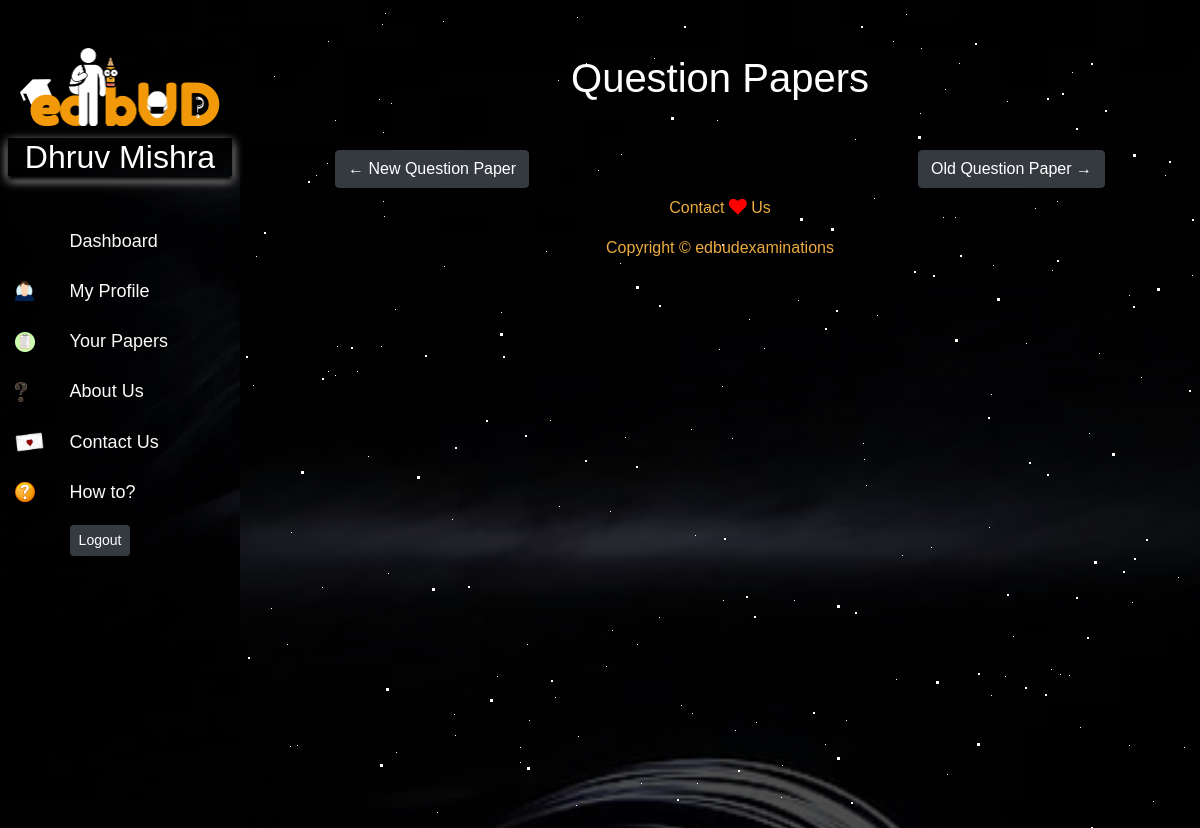
The app's page /userprofile/allquestion/ (signed in), older data.
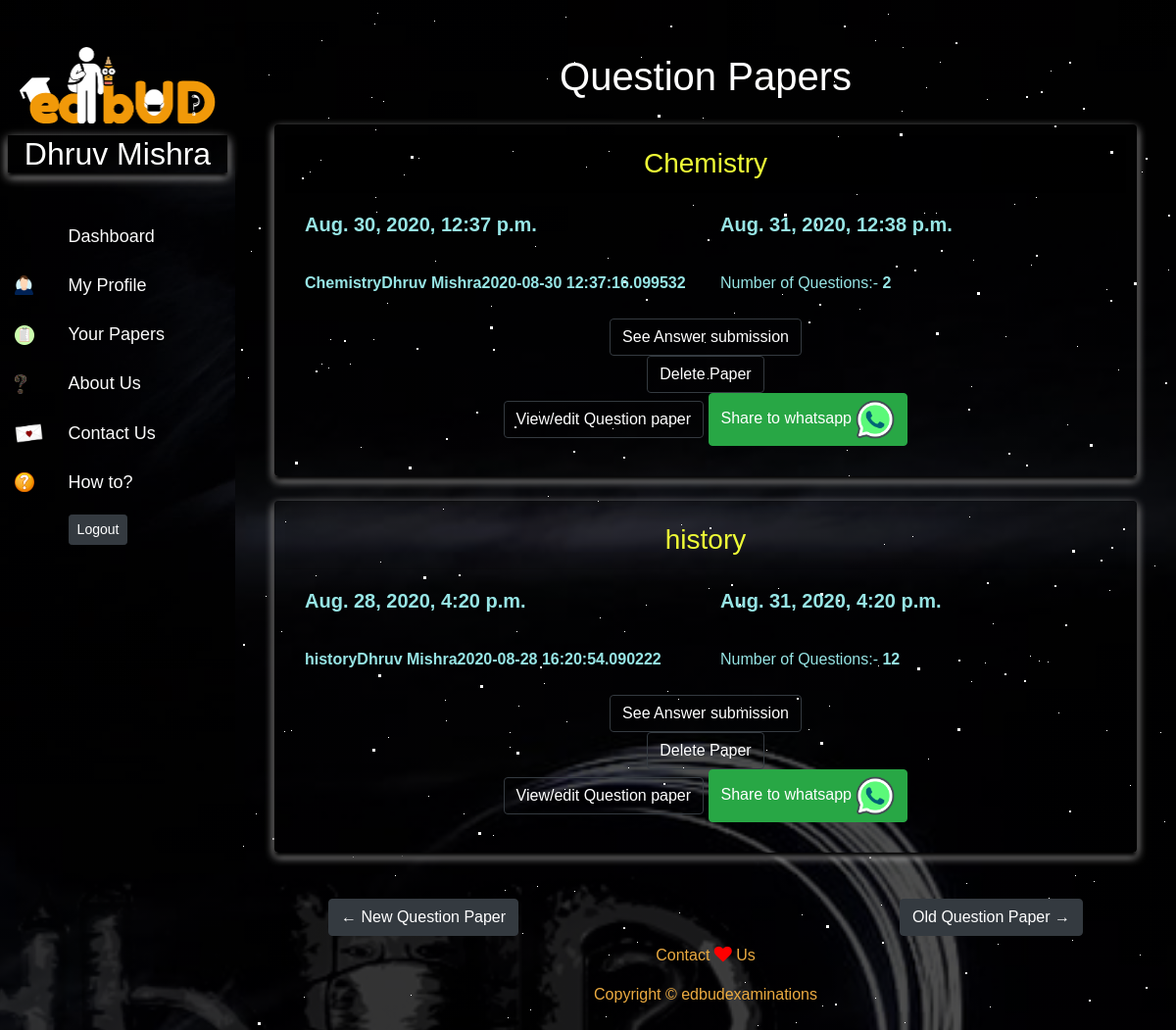
The same page, newer data.
### exsite/models.py (models this page shows, shortened)
class Teacher(models.Model):
    id = models.AutoField(primary_key=True)
    name = models.CharField(max_length=100)
    email = models.CharField(max_length=100)
    password = models.CharField(max_length=50, default="")
    phone=models.IntegerField(default=0)
    description=models.CharField(max_length=1000, default="")
    otp=models.CharField(max_length=10, default="")

class Question(models.Model):
    id = models.AutoField(primary_key=True)
    pprname = models.CharField(max_length=100, default="")
    noofques = models.IntegerField(default=0)
    question = models.CharField(max_length=50000, default="")
    pprcode = models.CharField(max_length=50, default="")
    pprteach = models.CharField(max_length=100, default="")
    pdfop = models.CharField(max_length=10,default="")
    starttime = models.DateTimeField(default=datetime.now)
    endtime = models.DateTimeField(default=datetime.now)
    review=models.CharField(max_length=1000,default='')

### Profile/views.py (the view)
# urls.py: path('allquestion/', views.allquestion, name="allquestion"),
def allquestion(request):
    if request.session.has_key('user'):
        teachemail = request.session['user']
        userd = Teacher.objects.get(email=teachemail)
        quesset = Question.objects.filter(pprteach=teachemail).order_by('-id')
        last = math.ceil(len(quesset)/int(2))
        page = (request.GET.get('page'))
        if(not str(page).isnumeric()):
            page = 1
        page = int(page)
        ques = quesset[(page-1)*int(2):(page-1)*int(2)+int(2)]
        '''previous and newer buttons handling
        1. user on first page'''
        if(page==1):
            one=True
            prev = "#"
            next = "/userprofile/allquestion?page=" + str(page + 1)
        elif(page==last):
            last=True
            prev = "/userprofile/allquestion?page=" + str(page - 1)
            next = "#"
        else:
            prev = "/userprofile/allquestion?page=" + str(page - 1)
            next = "/userprofile/allquestion?page=" + str(page + 1)
        return render(request, 'Profile/allquestion.html', {'teacherinfo':userd,'quesset':ques,'next':next,'prev':prev})
    return redirect('/exsite/')

### Profile/templates/Profile/allquestion.html (shortened to what this page needs)
{% extends 'Profile/basic.html' %}
{% block teachname %} {{teacherinfo.name}} {% endblock  %}
{% block body %}
<div class="container my-5">
    <h1 align='center' style="color: #ffffff;">Question Papers</h1>
    {% for ques in quesset %}
    <div class="card bg-transparent animate__animated animate__backInRight" id='allques'>
        <h3 style="text-align: center; color: rgb(238, 251, 54);" class="card-header">{{ques.pprname}} </h3>
        <div class="card-body">
          <div class="row">
              <div class="col-md-6">
                <h5 class="card-title" style="color: rgb(151, 229, 229);"><b>{{ques.starttime}}</b></h5><br>
                <p class="card-text" style="color: rgb(151, 229, 229);"><b>{{ques.pprcode}}</b></p>
              </div>
              <div class="col-md-6">
                <h5 class="card-title" style="color: rgb(151, 229, 229);"><b>{{ques.endtime}}</b></h5><br>
                <p class="card-text" style="color: rgb(151, 229, 229);">Number of Questions:- <b>{{ques.noofques}}</b></p>
              </div>
          </div>
          <br>
          <div style="text-align:center;">
            <a href="/userprofile/question/{{ques.pprcode}}/" style="color: #ffffff" class="btn btn-outline-dark">See Answer submission</a>
            <form method='POST' action="/userprofile/deleteppr/{{ques.pprcode}}/">{% csrf_token %}
              <button type="submit" style="color: #ffffff" class="btn btn-outline-dark">Delete Paper</button>
            </form>
            <a href="/userprofile/quesviewer/{{ques.pprcode}}/" style="color: #ffffff" class="btn btn-outline-dark">View/edit Question paper</a>
            <a href=
            "whatsapp://send?text= Hope you all are doing well!%0a%0aThis is your PaperCode for your exam%0a%0a&quot;{{ques.pprcode}}&quot;%0a%0aExam Start at:-{{ques.starttime}}%0aExam End at{{ques.endtime}}%0a%0aGo to this link and enter the Papercode and your details%0aedbud.pythonanywhere.com/examport/%0a%0aBy :-{{ques.pprteach}}"
            data-action="share/whatsapp/share"
            target="_blank">
            <button class="btn btn-success">
            Share to whatsapp <img src="/media/exsite/images/whatsapp-64.png" style="height: 40px;">
            </button>
          </div>
        </div>
      </div>
    {% endfor %}
</div>
<div class="container">
<div class="row">
  <div class="col-lg-10 col-md-6 mx-auto">
    <div class="clearfix">
      <a class="btn btn-dark float-left" href="{{prev}}">&larr; New Question Paper</a>
      <a class="btn btn-dark float-right" href="{{next}}">Old Question Paper &rarr;</a>
    </div>
  </div>
</div>
</div>
{% endblock %}

### Profile/templates/Profile/basic.html (shortened to what this page needs)
<!doctype html>
<html lang="en">
<head>
    <link rel="stylesheet" href="/media/css/bootstrap.min.css">
    <link href="/media/Profile/css/style.css" rel="stylesheet">
    <link href="/media/Profile/css/navbar.css" rel="stylesheet">
    <link rel="stylesheet" href="https://cdnjs.cloudflare.com/ajax/libs/font-awesome/4.7.0/css/font-awesome.min.css">
    <link rel="stylesheet" href="/media/animate.css/animate.min.css">
    <link rel="stylesheet" href="/media/css/stars_animate_bg.css">
</head>
<body>
    <nav class="menu" tabindex="0">
      <header class="avatar">
            <a href="/"><img src="/media/images/edbud_symbol.png"/></a>
            <h2>
            {% block teachname %}
            {% endblock %}
            </h2>
      </header>
        <ul>
        <li tabindex="0" class="icon-dashboard"><span><a class="dropdown-item" href="/exsite/">Dashboard</a></span></li>
        <li tabindex="0" class="icon-customers"><span><a class="dropdown-item" href="/userprofile/">My Profile</a></span></li>
        <li tabindex="0" class="icon-ques"><span><a class="dropdown-item" href="/userprofile/allquestion/">Your Papers</a></span></li>
        <li tabindex="0" class="icon-users"><span><a class="dropdown-item" class="nav-link" href="/about">About Us</a></span></li>
        <li tabindex="0" class="icon-settings"><span><a class="dropdown-item" class="nav-link" href="/contactus">Contact Us</a></span></li>
        <li tabindex="0" class="icon-howto"><span><a class="dropdown-item" class="nav-link" href="/howto">How to?</a></span></li>
        <li tabindex="0"><span><a href="/exsite/logout"><button class="btn btn-dark btn-sm mx-4" align="center">Logout</button></a></span></li>
      </ul>
    </nav>
    <div id='stars3'></div>
    {% block body %}
    {% endblock %}
    <section id="footer">
        <div class="container text-center">
            <a href="/contactus" style="color: #ecab41; font-size=18px">Contact <i class="fa fa-heart" style="font-size:18px; color: red;"></i> Us</p></a>
            <p style="color: #ecab41; font-size=18px">Copyright &copy; edbudexaminations</p>
        </div>
    </section>
</body>
</html>

### media/Profile/css/style.css (style rules this page uses)
* { padding:0; margin:0; }
#allques { padding: 10px; margin: 25px; box-shadow: 0 4px 4px 0 rgb(0, 0, 0), 0 4px 10px 0 rgba(248, 246, 246, 0.959); }
body { font-family: 'Lucida Sans', 'Lucida Sans Regular', 'Lucida Grande', 'Lucida Sans Unicode', Geneva, Verdana, sans-serif; background-image: linear-gradient(rgba(0,0,0,0.7),rgba(0,0,0,0.7)),url(/media/exsite/images/back.jpg); background-size: cover; background-position: center; }
#footer { color: #fff; left: 0; bottom: 0; width: 100%; padding: 8px; }

### media/Profile/css/navbar.css (style rules this page uses)
body { background-image: linear-gradient(rgba(0,0,0,0.7),rgba(0,0,0,0.7)),url(/media/Profile/images/back.jpg); background-size: cover; background-position: center; margin: 0; font-family: 'Lucida Sans', 'Lucida Sans Regular', 'Lucida Grande', 'Lucida Sans Unicode', Geneva, Verdana, sans-serif; color: #fff; padding-left: 240px; }
.dropdown-item { color: #fbfbfb; font-weight: 500; font-size: large; }
.menu { background-image: linear-gradient(rgba(0,0,0,0.7),rgba(0,0,0,0.7)),url(/media/Profile/images/nav.jpg); height: 100vh; width: 240px; position: fixed; top: 0; left: 0; z-index: 5; outline: none; }
.menu .avatar { background: rgba(0, 0, 0, 0.1); padding: 2em 0.5em; text-align: center; }
.menu .avatar img { width: 200px; margin: 12px; }
.menu .avatar h2 { font-weight: normal; margin-bottom: 0; box-shadow: 0 4px 4px 0 rgb(0, 0, 0), 0 4px 10px 0 rgba(248, 246, 246, 0.959); }
.menu ul { list-style: none; padding: 0.5em 0; margin: 0; }
.menu ul li { padding: 0.5em 1em 0.5em 3em; font-size: 0.95em; font-weight: regular; background-repeat: no-repeat; background-position: left 15px center; background-size: auto 20px; transition: all 0.15s linear; cursor: pointer; }
.menu ul li.icon-dashboard { background-image: url("http://www.entypo.com/images//gauge.svg"); }
.menu ul li.icon-customers { background-image: url(/media/Profile/images/profile.png); }
.menu ul li.icon-ques { background-image: url(/media/Profile/images/ques_checklists.png); }
.menu ul li.icon-users { background-image: url(/media/Profile/images/aboutus.png); }
.menu ul li.icon-settings { background-image: url(/media/Profile/images/contactus.png); }
.menu ul li.icon-howto { background-image: url(/media/Profile/images/howto.png); }

Row changes from the older to the newer data that the page shows:
added Question: pprname "Chemistry", starttime "Aug. 30, 2020, 12:37 p.m.", pprcode "ChemistryDhruv Mishra2020-08-30 12:37:16.099532", endtime "Aug. 31, 2020, 12:38 p.m.", noofques "2"
added Question: pprname "history", starttime "Aug. 28, 2020, 4:20 p.m.", pprcode "historyDhruv Mishra2020-08-28 16:20:54.090222", endtime "Aug. 31, 2020, 4:20 p.m.", noofques "12"
